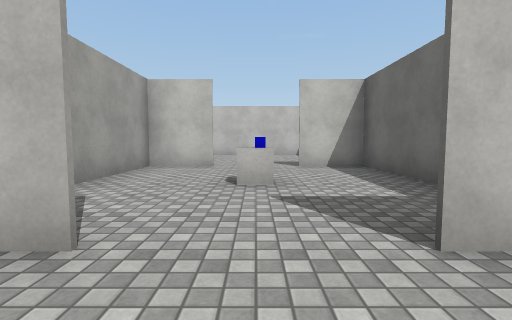
[1] (above)

17 first-person views from a walk through a Unity game level. The camera is 1.2 m above the floor, tilts 4° down and sees 85° across. The floor is counted in squares, 2 m on a side. Each view is taken from the middle of a square. On the plan, view 1 faces up. The plan holds only what a view shows up to about 9 squares ahead; the rest is blank. The player character is not drawn. Some animated figures are left out. Surface patterns are stand-ins for the level's own textures.

[2]
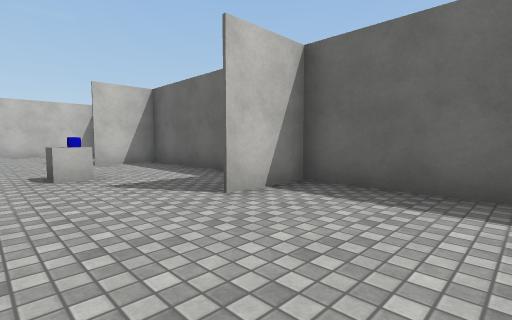

[3]
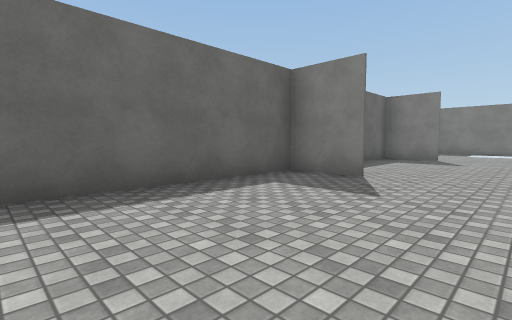

[4]
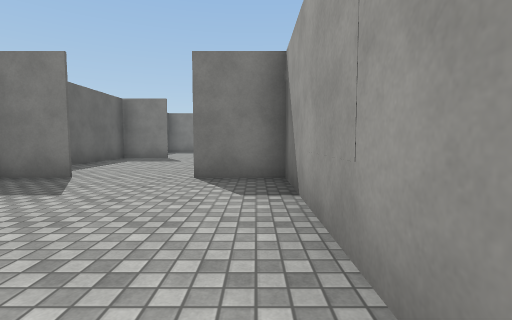

[5]
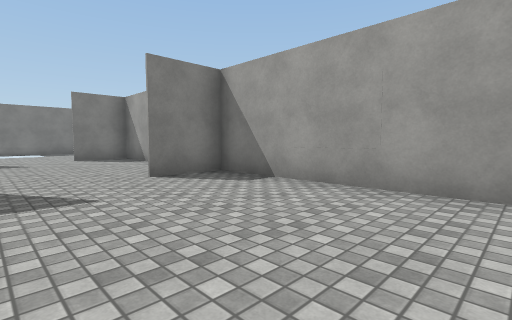

[6]
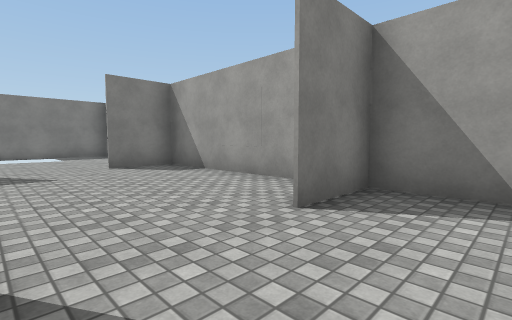

[7]
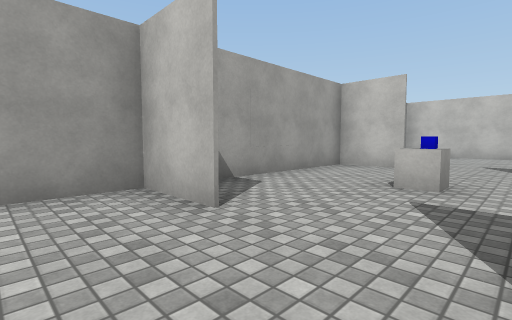

[8]
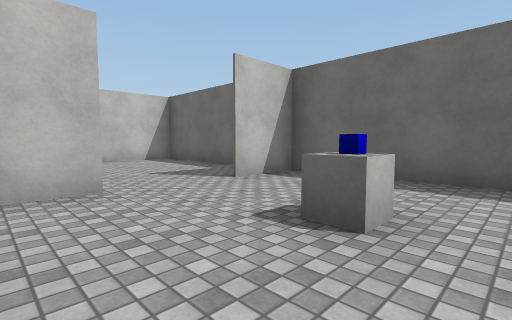

[9]
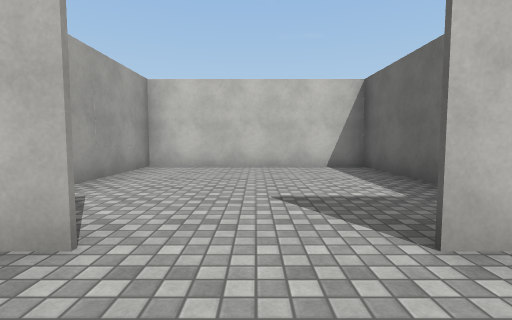

[10]
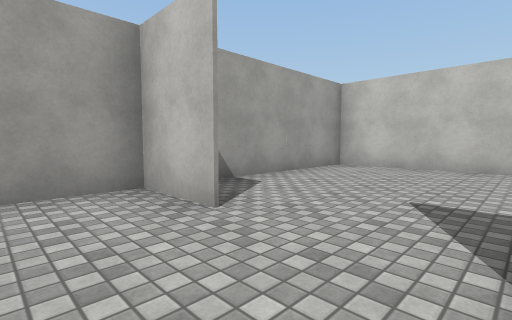

[11]
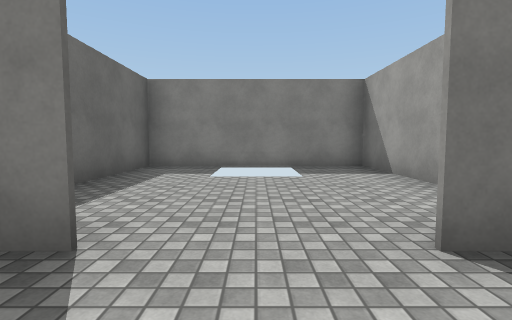

[12]
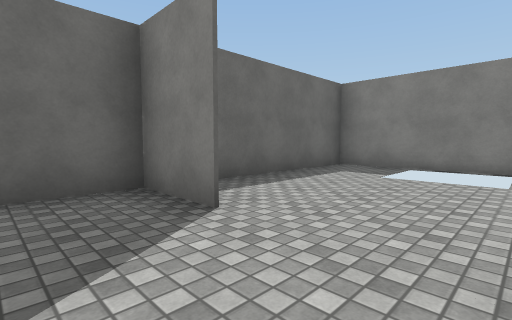

[13]
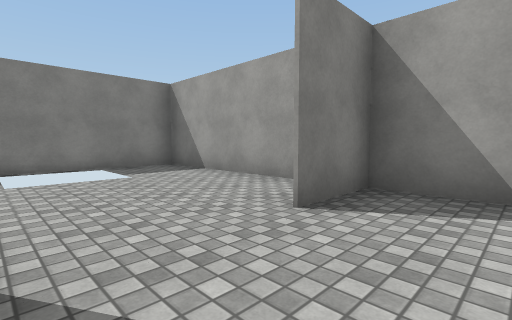

[14]
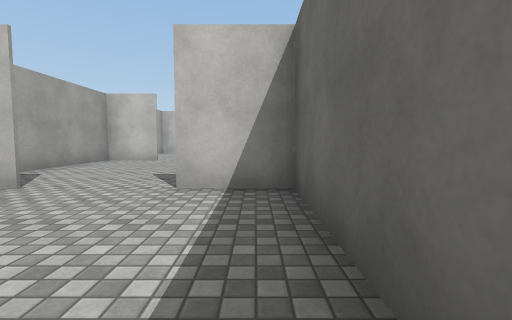

[15]
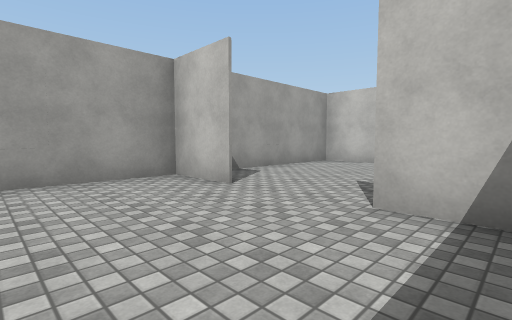

[16]
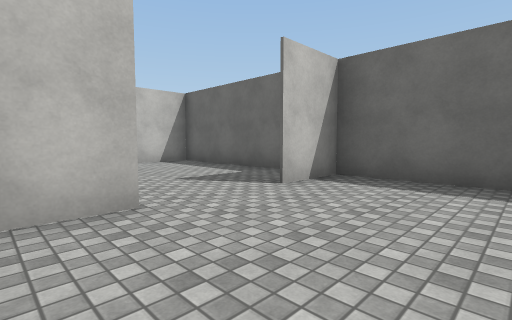

[17]
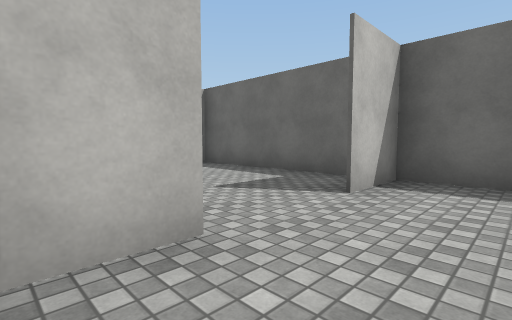

### Floor plan
Points are (right, up) in squares from view 1. A wall is a line through its corners. A room is listed if a view was taken in it or the views show most of it. See-through windows are left out.
Room 1 (views 1, 2, 3, 4, 5, 6, 7)
walls: (-0.9, 1.5) (-2.5, 1.5) (-2.5, -3.5) (-1, -3.5); (0.9, -3.5) (2.5, -3.5); (2.5, -3) (2.5, 1.5) (1, 1.5)
ways out: opening at (-0.5, 2) to room 2; opening at (-0.5, -3) to room 3
Room 2 (views 8, 9, 10, 17)
walls: (-0.9, 6.5) (-2.5, 6.5) (-2.5, 1.5); (2.5, 3.1) (2.5, 7.1); (2.5, 6.5) (1, 6.5)
ways out: opening at (-0.5, 2) to room 1; opening at (-0.5, 7) to room 5
objects: cube (-1, 4); blue cube (0, 4)
Room 3 (views 11, 12, 13, 14, 15, 16)
walls: (-0.9, -3.5) (-2.5, -3.5) (-2.5, -8.5) (-1, -8.5); (0.9, -8.5) (2.5, -8.5); (2.5, -8) (2.5, -3); (2.5, -3.5) (1, -3.5)
ways out: opening at (-0.5, -3) to room 1; opening at (-0.5, -8) to room 4
Room 4 (no view inside)
walls: (-2.5, -8.5) (-2.5, -13.5) (2.5, -13.5) (2.5, -8)
ways out: opening at (-0.5, -8) to room 3; gap at (0, -13)
Room 5 (no view inside)
walls: (2.5, 7.1) (2.5, 11.5) (-2.5, 11.5) (-2.5, 6.5)
ways out: opening at (-0.5, 7) to room 2

Where each view was taken, in squares from view 1:
view 1: 0 up, 0 right, facing up
view 2: 1 down, 1 left, facing up-right
view 3: 1 up, 1 left, facing down-right
view 4: 1 up, 2 left, facing down
view 5: 1 up, 1 right, facing down-left
view 6: 2 down, 1 right, facing down-left
view 7: 0 up, 1 right, facing up-left
view 8: 3 up, 2 left, facing up-right
view 9: 5 up, 0 right, facing up
view 10: 5 up, 1 right, facing up-left
view 11: 7 down, 0 right, facing down
view 12: 7 down, 1 left, facing down-right
view 13: 7 down, 1 right, facing down-left
view 14: 7 down, 2 right, facing up
view 15: 6 down, 2 right, facing up-left
view 16: 6 down, 2 left, facing up-right
view 17: 5 up, 2 left, facing up-right
